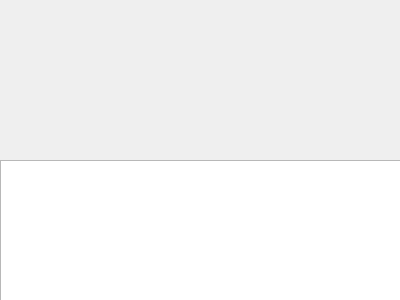
<?xml version="1.0" encoding="UTF-8"?>
<ui version="4.0">
 <class>Form</class>
 <widget class="QWidget" name="Form">
  <property name="geometry">
   <rect>
    <x>0</x>
    <y>0</y>
    <width>400</width>
    <height>300</height>
   </rect>
  </property>
  <property name="windowTitle">
   <string>Form</string>
  </property>
  <widget class="QPlainTextEdit" name="plainTextEdit">
   <property name="geometry">
    <rect>
     <x>0</x>
     <y>160</y>
     <width>401</width>
     <height>141</height>
    </rect>
   </property>
   <property name="plainText">
    <string/>
   </property>
  </widget>
 </widget>
 <resources/>
 <connections/>
</ui>
